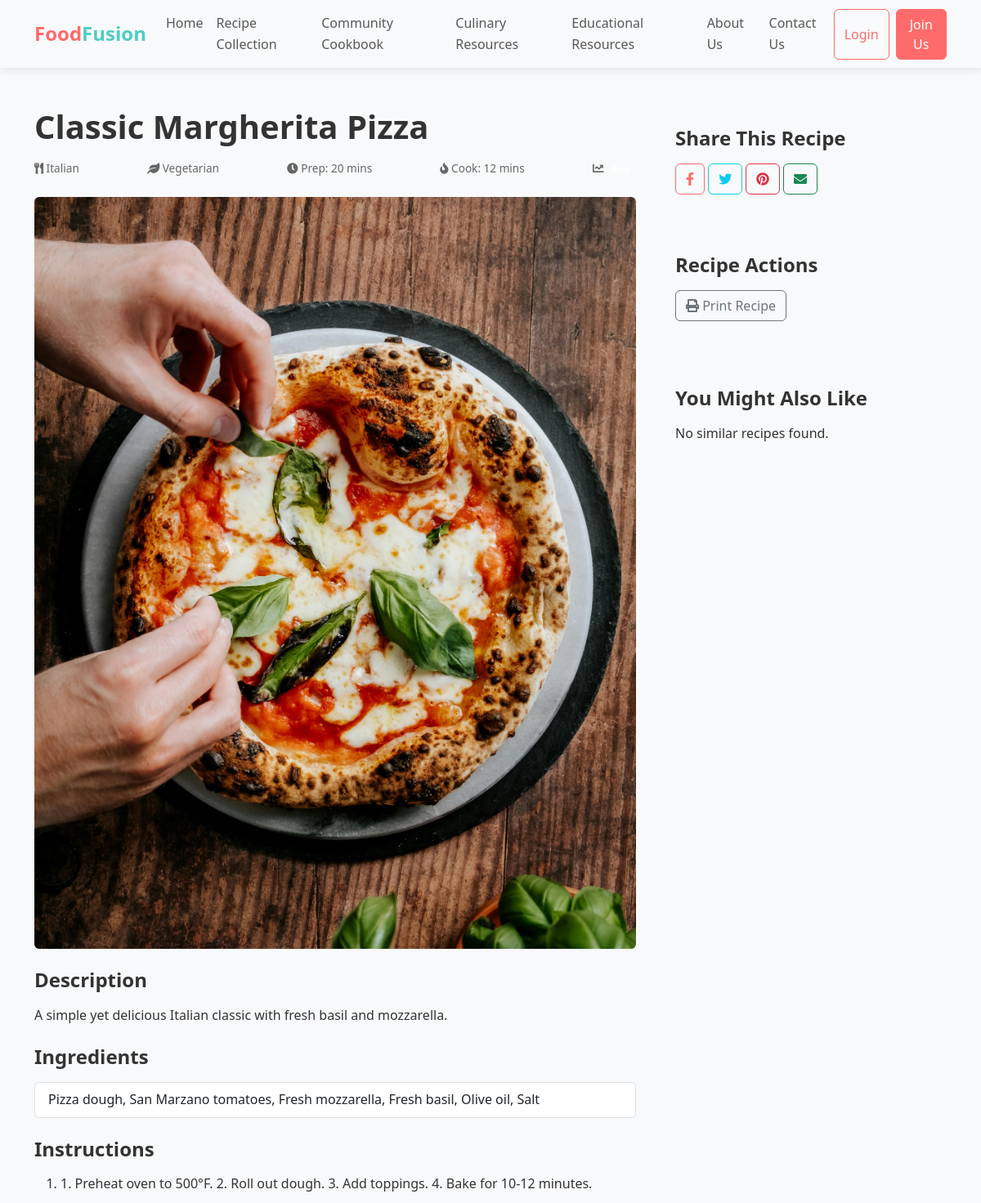
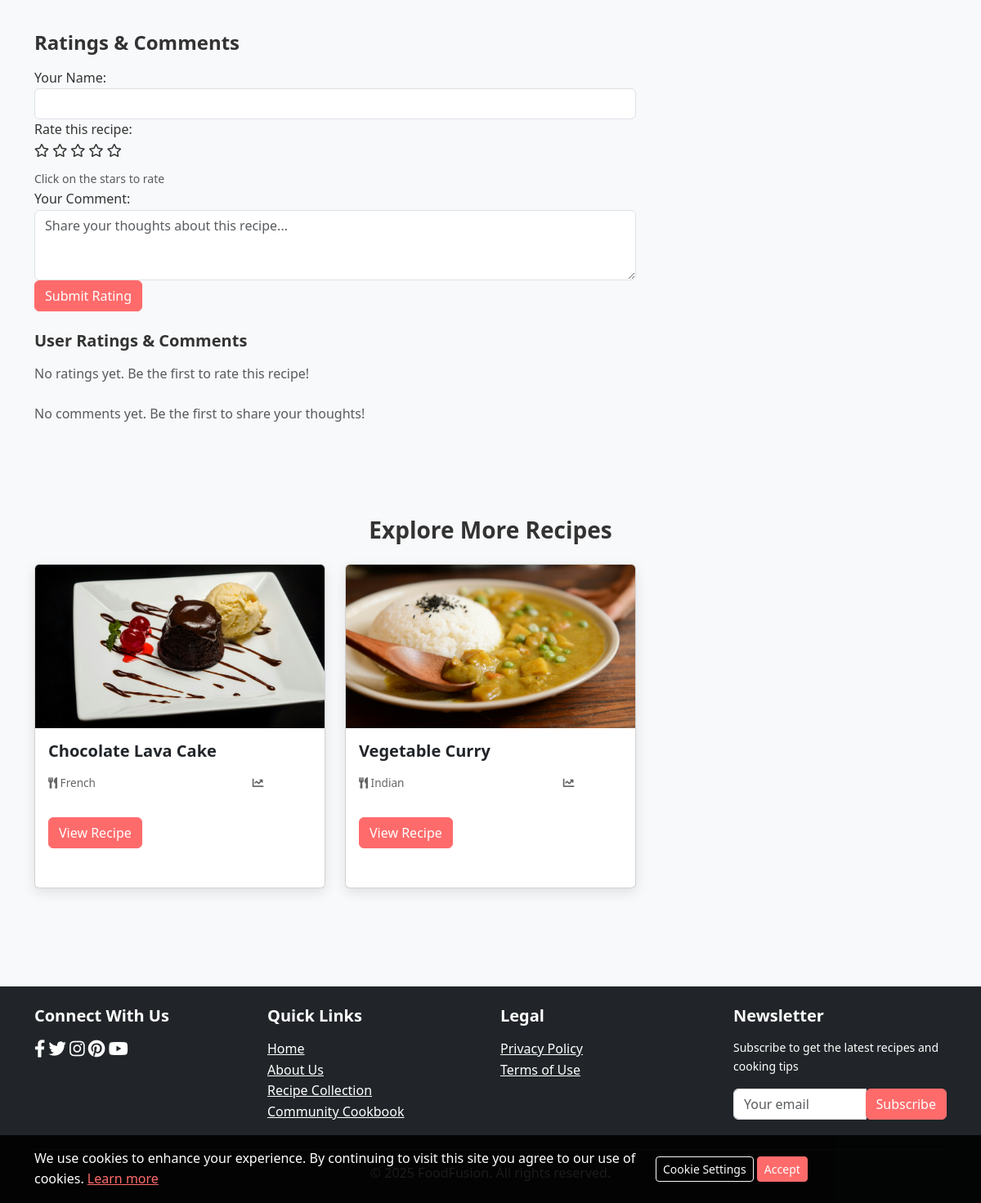
/recipe.php?id=1, run on the app's committed database (2 pictures, top to bottom).
### tables this page shows
CREATE TABLE `recipes` (
  `id` int(11) NOT NULL,
  `user_id` int(11) DEFAULT NULL,
  `title` varchar(100) NOT NULL,
  `is_community` tinyint(1) NOT NULL DEFAULT 1,
  `description` text NOT NULL,
  `ingredients` text NOT NULL,
  `instructions` text NOT NULL,
  `cuisine_type` varchar(50) NOT NULL,
  `dietary_pref` varchar(50) NOT NULL,
  `difficulty` varchar(20) NOT NULL,
  `prep_time` int(11) NOT NULL,
  `cook_time` int(11) NOT NULL,
  `image_path` varchar(255) DEFAULT NULL,
  `created_at` timestamp NOT NULL DEFAULT current_timestamp()
);

### recipe.php (the view, shortened to what this page needs)
<?php
require_once 'config/database.php';
include_once 'includes/header.php';
if (isset($_GET['id']) && !empty($_GET['id'])) {
    $recipe_id = $_GET['id'];
    $recipe_query = "SELECT * FROM recipes WHERE id = ?";
    $stmt = mysqli_prepare($conn, $recipe_query);
    mysqli_stmt_bind_param($stmt, "i", $recipe_id);
    mysqli_stmt_execute($stmt);
    $result = mysqli_stmt_get_result($stmt);
    if (mysqli_num_rows($result) > 0) {
        $recipe = mysqli_fetch_assoc($result);
    }
}
?>
<section class="recipe-detail py-5">
    <div class="container">
        <div class="row">
            <div class="col-lg-8">
                <h1><?php echo $recipe['title']; ?></h1>
                <div class="recipe-meta mb-4">
                    <span class="mr-3"><i class="fas fa-utensils"></i> <?php echo $recipe['cuisine_type']; ?></span>
                    <span class="mr-3"><i class="fas fa-leaf"></i> <?php echo $recipe['dietary_pref']; ?></span>
                    <span class="mr-3"><i class="fas fa-clock"></i> Prep: <?php echo $recipe['prep_time']; ?> mins</span>
                    <span class="mr-3"><i class="fas fa-fire"></i> Cook: <?php echo $recipe['cook_time']; ?> mins</span>
                    <span><i class="fas fa-chart-line"></i>
                        <span class="badge badge-<?php
                            echo $recipe['difficulty'] == 'Easy' ? 'success' :
                                ($recipe['difficulty'] == 'Medium' ? 'warning' : 'danger');
                        ?>">
                        </span>
                    </span>
                </div>
                <div class="recipe-image mb-4">
                    <img src="<?php echo $recipe['image_path']; ?>" alt="<?php echo $recipe['title']; ?>" class="img-fluid rounded">
                </div>
                <div class="recipe-description mb-4">
                    <h4>Description</h4>
                    <p><?php echo $recipe['description']; ?></p>
                </div>
                <div class="recipe-ingredients mb-4">
                    <h4>Ingredients</h4>
                    <ul class="list-group">
                        <?php
                        $ingredients = explode("\n", $recipe['ingredients']);
                        foreach ($ingredients as $ingredient) {
                            if (!empty(trim($ingredient))) {
                                echo '<li class="list-group-item">' . $ingredient . '</li>';
                            }
                        }
                        ?>
                    </ul>
                </div>
                <div class="recipe-instructions">
                    <h4>Instructions</h4>
                    <ol class="instruction-list">
                        <?php
                        $instructions = explode("\n", $recipe['instructions']);
                        foreach ($instructions as $instruction) {
                            if (!empty(trim($instruction))) {
                                echo '<li class="mb-3">' . $instruction . '</li>';
                            }
                        }
                        ?>
                    </ol>
                </div>
                <div class="recipe-rating-comments mt-5">
                    <h4>Ratings & Comments</h4>
                    <div class="rating-form mb-4">
                        <form action="rate_recipe.php" method="post">
                            <div class="form-group">
                                <label for="user_name">Your Name:</label>
                                <input type="text" class="form-control" id="user_name" name="user_name"
                                       value="<?php echo isset($_SESSION['user_id']) ? $_SESSION['first_name'] . ' ' . $_SESSION['last_name'] : ''; ?>"
                                       required>
                            </div>
                            <div class="form-group">
                                <label>Rate this recipe:</label>
                                <div class="rating-stars mb-2">
                                    <i class="far fa-star" data-value="1"></i>
                                    <i class="far fa-star" data-value="2"></i>
                                    <i class="far fa-star" data-value="3"></i>
                                    <i class="far fa-star" data-value="4"></i>
                                    <i class="far fa-star" data-value="5"></i>
                                </div>
                                <small class="text-muted">Click on the stars to rate</small>
                            </div>
                            <div class="form-group">
                                <label for="comment">Your Comment:</label>
                                <textarea class="form-control" id="comment" name="comment" rows="3"
                                          placeholder="Share your thoughts about this recipe..." required></textarea>
                            </div>
                            <button type="submit" class="btn btn-primary">Submit Rating</button>
                        </form>
                    </div>
                    <div class="comments-section">
                        <?php
                        $avg_rating_query = "SELECT AVG(rating) as avg_rating, COUNT(*) as total_ratings FROM recipe_ratings WHERE recipe_id = ?";
                        $stmt = mysqli_prepare($conn, $avg_rating_query);
                        mysqli_stmt_bind_param($stmt, "i", $recipe_id);
                        mysqli_stmt_execute($stmt);
                        $avg_result = mysqli_stmt_get_result($stmt);
                        $avg_data = mysqli_fetch_assoc($avg_result);
                        $avg_rating = round($avg_data['avg_rating'], 1);
                        $total_ratings = $avg_data['total_ratings'];
                        ?>
                        <div class="rating-summary mb-4">
                            <h5>User Ratings & Comments</h5>
                            <?php if ($total_ratings > 0): ?>
                                <div class="d-flex align-items-center mb-3">
                                    <div class="rating-display mr-3">
                                        <?php
                                        for ($i = 1; $i <= 5; $i++) {
                                            if ($i <= $avg_rating) {
                                                echo '<i class="fas fa-star text-warning"></i>';
                                            } elseif ($i - 0.5 <= $avg_rating) {
                                                echo '<i class="fas fa-star-half-alt text-warning"></i>';
                                            } else {
                                                echo '<i class="far fa-star text-warning"></i>';
                                            }
                                        }
                                        ?>
                                    </div>
                                    <span class="h6 mb-0"><?php echo $avg_rating; ?> out of 5</span>
                                    <span class="text-muted ml-2">(<?php echo $total_ratings; ?> rating<?php echo $total_ratings != 1 ? 's' : ''; ?>)</span>
                                </div>
                            <?php else: ?>
                                <p class="text-muted">No ratings yet. Be the first to rate this recipe!</p>
                            <?php endif; ?>
                        </div>
                        <div class="comment-list">
                            <?php
                            $comments_query = "SELECT user_name, rating, comment, created_at FROM recipe_ratings
                                             WHERE recipe_id = ? AND comment IS NOT NULL AND comment != ''
                                             ORDER BY created_at DESC";
                            $stmt = mysqli_prepare($conn, $comments_query);
                            mysqli_stmt_bind_param($stmt, "i", $recipe_id);
                            mysqli_stmt_execute($stmt);
                            $comments_result = mysqli_stmt_get_result($stmt);
                            if (mysqli_num_rows($comments_result) > 0) {
                                while ($comment = mysqli_fetch_assoc($comments_result)) {
                            ?>
                                <div class="comment-item p-3 mb-3 bg-light rounded">
                                    <div class="d-flex justify-content-between">
                                        <h6><?php echo htmlspecialchars($comment['user_name']); ?></h6>
                                        <div class="rating-display">
                                            <?php
                                            for ($i = 1; $i <= 5; $i++) {
                                                if ($i <= $comment['rating']) {
                                                    echo '<i class="fas fa-star text-warning"></i>';
                                                } else {
                                                    echo '<i class="far fa-star text-warning"></i>';
                                                }
                                            }
                                            ?>
                                        </div>
                                    </div>
                                    <p class="mb-1"><?php echo htmlspecialchars($comment['comment']); ?></p>
                                    <small class="text-muted">Posted on <?php echo date('F j, Y', strtotime($comment['created_at'])); ?></small>
                                </div>
                            <?php
                                }
                            } else {
                                echo '<p class="text-muted">No comments yet. Be the first to share your thoughts!</p>';
                            }
                            ?>
                        </div>
                    </div>
                </div>
            </div>
            <div class="col-lg-4">
                <div class="recipe-sharing bg-light p-4 rounded mb-4">
                    <h4>Share This Recipe</h4>
                    <div class="social-sharing mt-3">
                        <a href="#" class="btn btn-outline-primary mr-2"><i class="fab fa-facebook-f"></i></a>
                        <a href="#" class="btn btn-outline-info mr-2"><i class="fab fa-twitter"></i></a>
                        <a href="#" class="btn btn-outline-danger mr-2"><i class="fab fa-pinterest"></i></a>
                        <a href="#" class="btn btn-outline-success"><i class="fas fa-envelope"></i></a>
                    </div>
                </div>
                <div class="recipe-actions bg-light p-4 rounded mb-4">
                    <h4>Recipe Actions</h4>
                    <div class="action-buttons mt-3">
                        <a href="#" class="btn btn-outline-secondary btn-block mb-2" onclick="window.print()"><i class="fas fa-print"></i> Print Recipe</a>
                    </div>
                </div>
                <div class="similar-recipes bg-light p-4 rounded">
                    <h4>You Might Also Like</h4>
                    <?php
                    $similar_query = "SELECT id, title, image_path FROM recipes
                                     WHERE cuisine_type = ? AND id != ?
                                     ORDER BY RAND() LIMIT 3";
                    $stmt = mysqli_prepare($conn, $similar_query);
                    mysqli_stmt_bind_param($stmt, "si", $recipe['cuisine_type'], $recipe_id);
                    mysqli_stmt_execute($stmt);
                    $similar_result = mysqli_stmt_get_result($stmt);
                    if (mysqli_num_rows($similar_result) > 0) {
                        while ($similar = mysqli_fetch_assoc($similar_result)) {
                    ?>
                        <div class="similar-recipe-item d-flex align-items-center mt-3">
                            <img src="<?php echo $similar['image_path']; ?>" alt="<?php echo $similar['title']; ?>" class="img-fluid rounded mr-3" style="width: 80px; height: 60px; object-fit: cover;">
                            <a href="recipe.php?id=<?php echo $similar['id']; ?>"><?php echo $similar['title']; ?></a>
                        </div>
                    <?php
                        }
                    } else {
                        echo '<p class="mt-3">No similar recipes found.</p>';
                    }
                    ?>
                </div>
            </div>
        </div>
    </div>
</section>
<section class="more-recipes bg-light py-5">
    <div class="container">
        <h3 class="text-center mb-4">Explore More Recipes</h3>
        <div class="row">
            <?php
            $random_query = "SELECT id, title, image_path, cuisine_type, difficulty FROM recipes
                           WHERE id != ? ORDER BY RAND() LIMIT 3";
            $stmt = mysqli_prepare($conn, $random_query);
            mysqli_stmt_bind_param($stmt, "i", $recipe_id);
            mysqli_stmt_execute($stmt);
            $random_result = mysqli_stmt_get_result($stmt);
            if (mysqli_num_rows($random_result) > 0) {
                while ($random = mysqli_fetch_assoc($random_result)) {
            ?>
                <div class="col-md-4 mb-4">
                    <div class="card recipe-card h-100">
                        <img src="<?php echo $random['image_path']; ?>" class="card-img-top" alt="<?php echo $random['title']; ?>">
                        <div class="card-body">
                            <h5 class="card-title"><?php echo $random['title']; ?></h5>
                            <div class="recipe-meta">
                                <span><i class="fas fa-utensils"></i> <?php echo $random['cuisine_type']; ?></span>
                                <span><i class="fas fa-chart-line"></i>
                                    <span class="badge badge-<?php
                                        echo $random['difficulty'] == 'Easy' ? 'success' :
                                            ($random['difficulty'] == 'Medium' ? 'warning' : 'danger');
                                    ?>">
                                    </span>
                                </span>
                            </div>
                            <a href="recipe.php?id=<?php echo $random['id']; ?>" class="btn btn-primary mt-3">View Recipe</a>
                        </div>
                    </div>
                </div>
            <?php
                }
            }
            ?>
        </div>
    </div>
</section>
<?php
include_once 'includes/footer.php';
?>

### assets/css/style.css (style rules this page uses)
:root { --primary-color: #ff6b6b; --secondary-color: #4ecdc4; --dark-color: #2d3436; --light-color: #f9f9f9; --success-color: #6ab04c; --warning-color: #f0932b; --danger-color: #eb4d4b; }
body { font-family: "Segoe UI", Tahoma, Geneva, Verdana, sans-serif; line-height: 1.6; color: #333; background-color: #f8f9fa; }
h1, h2, h3, h4, h5, h6 { font-weight: 700; margin-bottom: 1rem; }
a { color: var(--primary-color); transition: all 0.3s ease; }
.btn-primary { background-color: var(--primary-color); border-color: var(--primary-color); }
.btn-outline-primary { color: var(--primary-color); border-color: var(--primary-color); }
section { padding: 4rem 0; }
.recipe-card { margin-bottom: 2rem; box-shadow: 0 5px 15px rgba(0, 0, 0, 0.1); transition: transform 0.3s ease; height: 100%; }
.recipe-card .card-img-top { height: 200px; object-fit: cover; }
.recipe-meta { display: flex; justify-content: space-between; margin: 1rem 0; font-size: 0.85rem; color: #666; }

### data on the page
recipes: title "Classic Margherita Pizza", cuisine_type "Italian", dietary_pref "Vegetarian", prep_time "20", cook_time "12", image_path (picture), description "A simple yet delicious Italian classic with fresh basil and mozzarella.", ingredients "Pizza dough, San Marzano tomatoes, Fresh mozzarella, Fresh basil, Olive oil, Salt", instructions "1. Preheat oven to 500°F. 2. Roll out dough. 3. Add toppings. 4. Bake for 10-12 minutes."
recipes: image_path (picture), title "Chocolate Lava Cake", cuisine_type "French"
recipes: image_path (picture), title "Vegetable Curry", cuisine_type "Indian"
